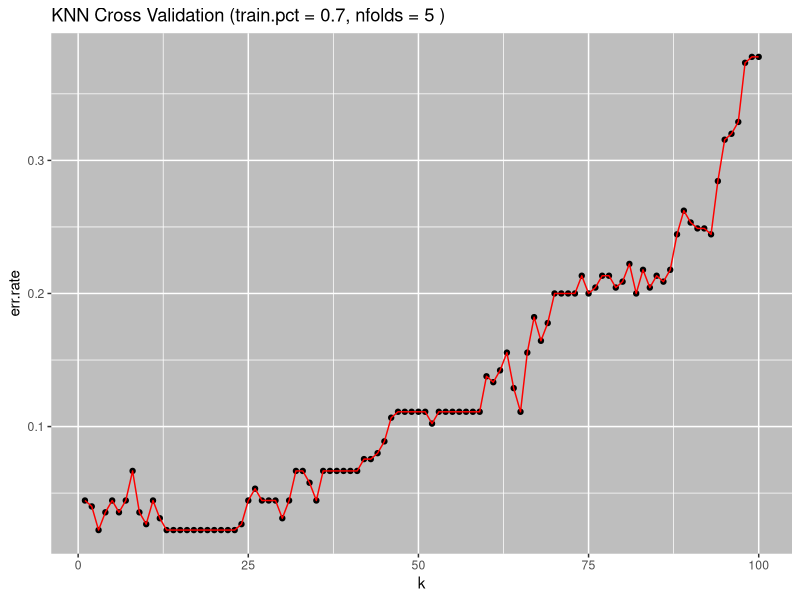
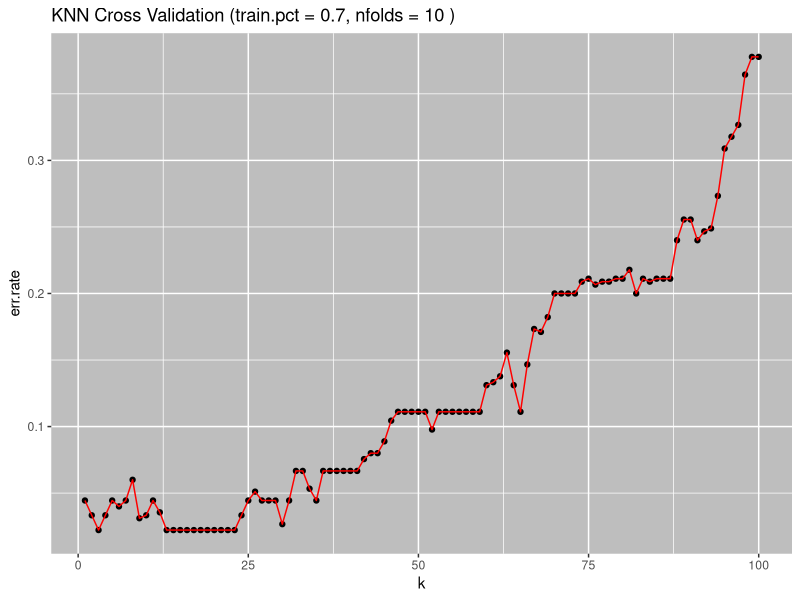
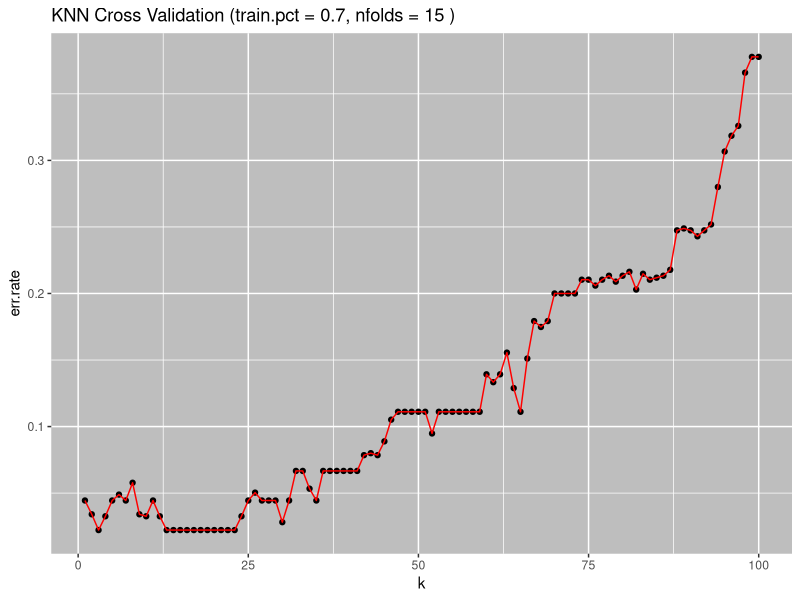
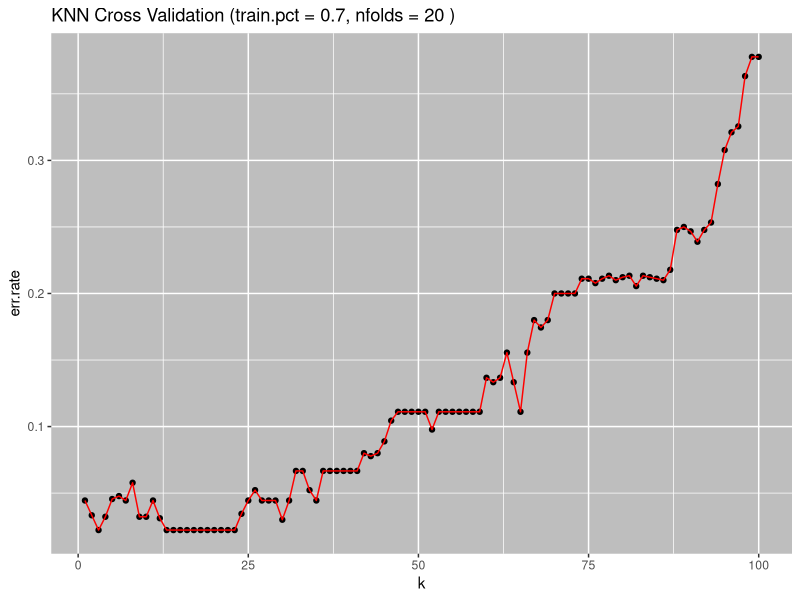

R code for these plots, in order:
## ------------------------------------------------------------------------------------------------
## knn cross-validation assignment
## Its a simple wrapper function on what we did in knn class
##
##   - implement cross-validation for kNN
##   - measure the training, test and cross-validation error as a function of k on the iris dataset
##
## -------------------------------------------------------------------------------------------------
# Load required libraries
library(class)
library(ggplot2)

knn.cvv <- function(data, kmax, trainpct, nfolds)
{	
	set.seed(1) # random seed for consistency

	train.pct <- trainpct    # percentage of data to use for training set
	N <- nrow(data)     # total number of records 

	train.index <- sample(1:N, train.pct * N)       # random sample of records (training set)

	train.data <- data[train.index, ]       # perform train/test split
	test.data <- data[-train.index, ]       # note use of neg index...different than Python!

	train.labels <- as.factor(as.matrix(labels)[train.index, ])     # extract training set labels
	test.labels <- as.factor(as.matrix(labels)[-train.index, ])     # extract test set labels

	max.k <- kmax 
	err.rates <- matrix(runif(0), max.k, nfolds) # initialize a matrix initially with dummy err values
	
	if(nfolds == 0)
	{
		nfolds <- 1 # at least runs once (default nfolds=1)
	}
	
	for (i in seq(nfolds)) # run knn test for (nfolds X k) times
	{
		for (k in 1:max.k)   # perform fit for various values of k
		{
		    knn.fit <- knn(train = train.data,          # training set
				    test = test.data,           # test set
				    cl = train.labels,          # true labels
				    k = k                       # number of NN to poll
			       )

		    this.err <- sum(test.labels != knn.fit) / length(test.labels)    # store gzn err
		    err.rates[k,i] <- this.err # store err in the pre-defined matrix
		}
	}
	
	# Cross Validation by taking rowMeans of err matrix
	results <- data.frame(1:max.k, rowMeans(err.rates))   # create results summary data frame
	names(results) <- c('k', 'err.rate')        # label columns of results df

	# create title for results plot
	title <- paste('KNN Cross Validation (train.pct = ', train.pct, ', nfolds = ', nfolds, ' )', sep='')

	# create results plot
	results.plot <- ggplot(results, aes(x=k, y=err.rate)) + geom_point(colour='black') + geom_line(colour='red')
	results.plot <- results.plot + ggtitle(title) + theme(panel.background = element_rect(fill = "grey"))

	# save the plots to png
	png('plots/knn_cvv_%03d.png', width=6, height=6, units='in', res=300)
	plot(results.plot, ask=FALSE)
	dev.off()

	# draw results plot
	#results.plot

}


########################################################
# test the knn cross-validation function implementation
########################################################

data <- iris                # create copy of iris dataframe
labels <- data$Species      # store labels
data$Species <- NULL        # remove labels from feature set

knn.cvv(data=data, kmax=100, trainpct=0.7, nfolds=5)
knn.cvv(data=data, kmax=100, trainpct=0.7, nfolds=10)
knn.cvv(data=data, kmax=100, trainpct=0.7, nfolds=15)
knn.cvv(data=data, kmax=100, trainpct=0.7, nfolds=20)

